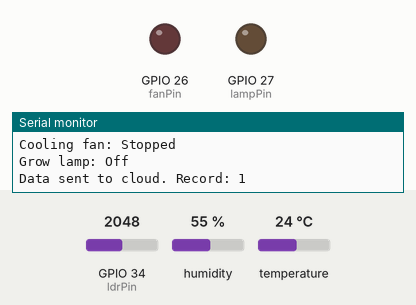
Recording of a sketch running on a simulated ESP32. On the bench: output pins drawn as LEDs (lit = HIGH), the last lines printed to the serial monitor. Inputs (shaded band) come from the test bench; at power-on: temperature 24 °C, GPIO 34 (ldrPin) = 2048, humidity 55 % (analog values on the 0–4095 scale). WiFi joins after 1.5 s; servers stay silent unless stated; web services answer with replies made up by the test bench.

Above: at 2.7 s.
2.8 s: temperature set to 29.6 °C
5.5 s: temperature set to 30.5 °C
At 6.7 s:
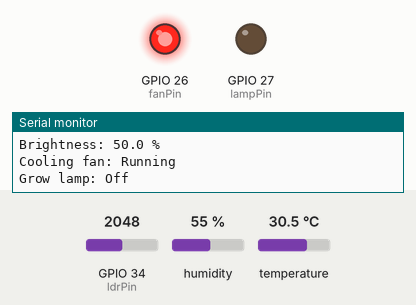
8.2 s: GPIO 34 (ldrPin) set to 2613
10.9 s: GPIO 34 (ldrPin) set to 2714
At 12.9 s:
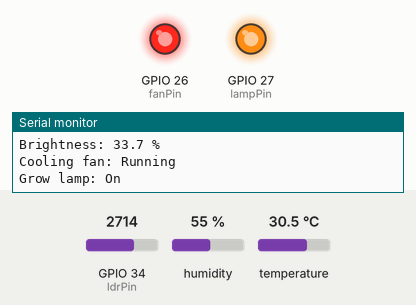
13.6 s: temperature set to 28.8 °C
16.3 s: temperature set to 27.7 °C
At 19.0 s:
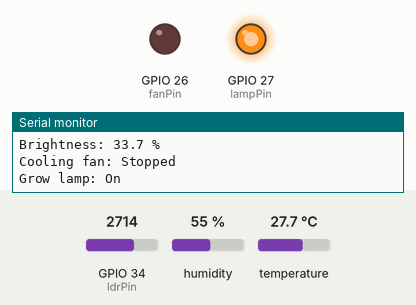
Timing chart, 0 to 20.3 s (numbered marks = the images above; inputs shaded):
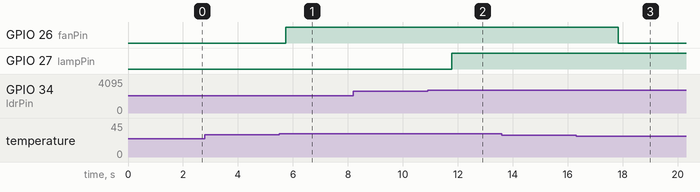

Measured:
- the behaviour switches between 29.9 and 30 °C on temperature (found by bisection; images 0 and 1)
- the behaviour switches between 2661 and 2662 on GPIO 34 (ldrPin) (found by bisection; images 1 and 2)
- the behaviour switches between 28.1 and 28 °C on temperature (found by bisection; images 2 and 3)
- after the input at 5.5 s, GPIO 26 (fanPin): LOW → HIGH after 0.24 s
- after the input at 10.9 s, GPIO 27 (lampPin): LOW → HIGH after 0.89 s
- after the input at 16.3 s, GPIO 26 (fanPin): HIGH → LOW after 1.5 s

The sketch:

sketch.ino
```cpp
#include <WiFi.h>
#include <WiFiClientSecure.h>
#include <HTTPClient.h>
#include "DHTesp.h"

const int dhtPin = 15;
const int ldrPin = 34;
const int fanPin = 26;
const int lampPin = 27;

const char* ssid = "Wokwi-GUEST";
const char* password = "";
const char* apiKey = "--REDACTED--";

DHTesp dht;

bool fanActive = false;
bool lampActive = false;

unsigned long lastSend = 0;
const unsigned long sendInterval = 20000;

void setup() {
  Serial.begin(115200);

  pinMode(fanPin, OUTPUT);
  pinMode(lampPin, OUTPUT);

  digitalWrite(fanPin, LOW);
  digitalWrite(lampPin, LOW);

  analogReadResolution(12);
  dht.setup(dhtPin, DHTesp::DHT22);

  WiFi.mode(WIFI_STA);
  WiFi.begin(ssid, password);

  Serial.print("Joining network");

  int count = 0;
  while (WiFi.status() != WL_CONNECTED && count < 30) {
    delay(500);
    Serial.print(".");
    count++;
  }

  if (WiFi.status() == WL_CONNECTED) {
    Serial.println("\nNetwork connected.");
    Serial.print("Device IP: ");
    Serial.println(WiFi.localIP());
  } else {
    Serial.println("\nNetwork connection failed.");
  }
}

void loop() {
  TempAndHumidity values = dht.getTempAndHumidity();

  if (isnan(values.temperature) || isnan(values.humidity)) {
    Serial.println("Unable to read DHT22.");
    delay(2000);
    return;
  }

  float temp = values.temperature;
  float humid = values.humidity;

  int ldrValue = analogRead(ldrPin);
  float brightness = 100.0 - (ldrValue * 100.0 / 4095.0);

  if (temp >= 30.0) {
    fanActive = true;
  } else if (temp <= 28.0) {
    fanActive = false;
  }

  if (brightness < 35.0) {
    lampActive = true;
  } else if (brightness > 45.0) {
    lampActive = false;
  }

  digitalWrite(fanPin, fanActive ? HIGH : LOW);
  digitalWrite(lampPin, lampActive ? HIGH : LOW);

  Serial.println("\nGreenhouse Status");
  Serial.printf("Temperature: %.1f C\n", temp);
  Serial.printf("Humidity: %.1f %%\n", humid);
  Serial.printf("Brightness: %.1f %%\n", brightness);
  Serial.printf("Cooling fan: %s\n", fanActive ? "Running" : "Stopped");
  Serial.printf("Grow lamp: %s\n", lampActive ? "On" : "Off");

  if (lastSend == 0 || millis() - lastSend >= sendInterval) {
    if (WiFi.status() != WL_CONNECTED) {
      Serial.println("Reconnecting to network...");
      WiFi.disconnect();
      WiFi.begin(ssid, password);

      unsigned long start = millis();
      while (WiFi.status() != WL_CONNECTED &&
             millis() - start < 10000) {
        delay(500);
      }
    }

    if (WiFi.status() == WL_CONNECTED) {
      WiFiClientSecure client;
      client.setInsecure();

      HTTPClient https;
      String url = "https://api.thingspeak.com/update?api_key=";
      url += apiKey;
      url += "&field1=" + String(temp, 1);
      url += "&field2=" + String(humid, 1);
      url += "&field3=" + String(brightness, 1);
      url += "&field4=" + String(fanActive ? 1 : 0);
      url += "&field5=" + String(lampActive ? 1 : 0);

      if (https.begin(client, url)) {
        int result = https.GET();
        String reply = https.getString();

        if (result == 200 && reply.toInt() > 0) {
          Serial.println("Data sent to cloud. Record: " + reply);
        } else {
          Serial.printf("Upload error: HTTP %d\n", result);
        }

        https.end();
      }
    } else {
      Serial.println("Cloud update skipped: no network.");
    }

    lastSend = millis();
  }

  delay(2000);
}
```
